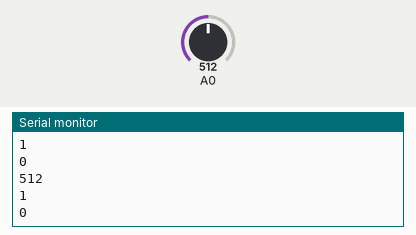
Bench run of a sketch on a simulated Arduino Uno, built with avr-gcc and run on an emulated ATmega328P. Shown: the last lines printed to the serial monitor. The inputs (shaded band) are chosen by the test bench; at power-on: A0 = 512.

Above: at 1.2 s.
1.3 s: A0 set to 716
At 2.2 s:
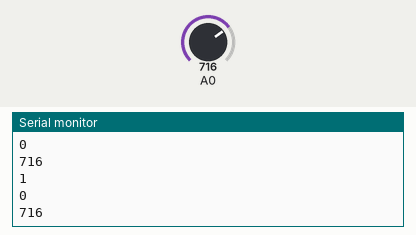
2.8 s: A0 set to 900
At 3.6 s:
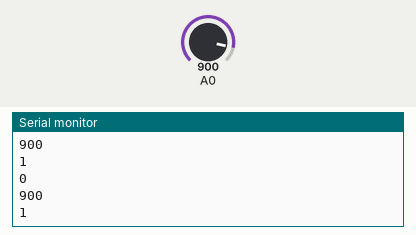
Timing chart, 0 to 5.8 s (numbered marks = the images above; inputs shaded):
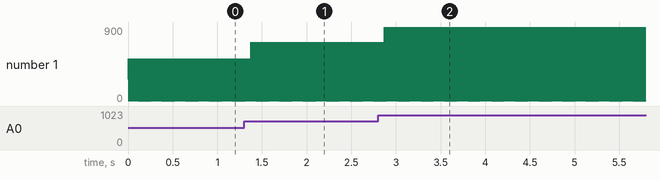

Measured:
- after the input at 1.3 s, the serial monitor: prints a new line after 0.07 s (image 1)
- after the input at 2.8 s, the serial monitor: prints a new line after 0.07 s (image 2)

The sketch:

pir.ino
```cpp
void setup() {
  Serial.begin(9600);
}
void loop() {
  int sensorDegeri = analogRead(A0); /* Arduinonun A0 ayagindaki gerilim olculuyor */
  Serial.println(sensorDegeri);
  if(sensorDegeri!=0){
  Serial.println("1");
  digitalWrite(2,HIGH);
  }
  else
  digitalWrite(2,LOW);
  Serial.println("0");
}
```
